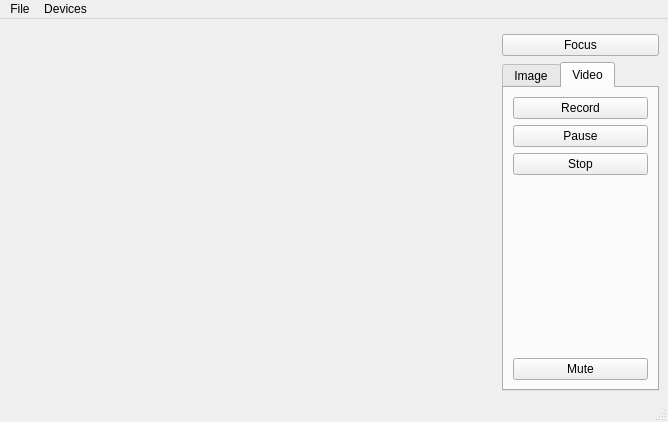
<?xml version="1.0" encoding="UTF-8"?>
<ui version="4.0">
 <class>Camera</class>
 <widget class="QMainWindow" name="Camera">
  <property name="geometry">
   <rect>
    <x>0</x>
    <y>0</y>
    <width>668</width>
    <height>422</height>
   </rect>
  </property>
  <property name="windowTitle">
   <string>Camera</string>
  </property>
  <widget class="QWidget" name="centralwidget">
   <layout class="QGridLayout" name="gridLayout_3">
    <item row="0" column="0" rowspan="3">
     <widget class="QStackedWidget" name="stackedWidget">
      <property name="sizePolicy">
       <sizepolicy hsizetype="Preferred" vsizetype="Preferred">
        <horstretch>1</horstretch>
        <verstretch>0</verstretch>
       </sizepolicy>
      </property>
      <property name="palette">
       <palette>
        <active>
         <colorrole role="Base">
          <brush brushstyle="SolidPattern">
           <color alpha="255">
            <red>255</red>
            <green>255</green>
            <blue>255</blue>
           </color>
          </brush>
         </colorrole>
         <colorrole role="Window">
          <brush brushstyle="SolidPattern">
           <color alpha="255">
            <red>145</red>
            <green>145</green>
            <blue>145</blue>
           </color>
          </brush>
         </colorrole>
        </active>
        <inactive>
         <colorrole role="Base">
          <brush brushstyle="SolidPattern">
           <color alpha="255">
            <red>255</red>
            <green>255</green>
            <blue>255</blue>
           </color>
          </brush>
         </colorrole>
         <colorrole role="Window">
          <brush brushstyle="SolidPattern">
           <color alpha="255">
            <red>145</red>
            <green>145</green>
            <blue>145</blue>
           </color>
          </brush>
         </colorrole>
        </inactive>
        <disabled>
         <colorrole role="Base">
          <brush brushstyle="SolidPattern">
           <color alpha="255">
            <red>145</red>
            <green>145</green>
            <blue>145</blue>
           </color>
          </brush>
         </colorrole>
         <colorrole role="Window">
          <brush brushstyle="SolidPattern">
           <color alpha="255">
            <red>145</red>
            <green>145</green>
            <blue>145</blue>
           </color>
          </brush>
         </colorrole>
        </disabled>
       </palette>
      </property>
      <property name="currentIndex">
       <number>0</number>
      </property>
      <widget class="QWidget" name="viewfinderPage">
       <layout class="QGridLayout" name="gridLayout_5">
        <item row="0" column="0">
         <widget class="QCameraViewfinder" name="viewfinder" native="true"/>
        </item>
       </layout>
      </widget>
      <widget class="QWidget" name="previewPage">
       <layout class="QGridLayout" name="gridLayout_4">
        <item row="0" column="0">
         <widget class="QLabel" name="lastImagePreviewLabel">
          <property name="sizePolicy">
           <sizepolicy hsizetype="Preferred" vsizetype="MinimumExpanding">
            <horstretch>0</horstretch>
            <verstretch>0</verstretch>
           </sizepolicy>
          </property>
          <property name="frameShape">
           <enum>QFrame::Box</enum>
          </property>
          <property name="text">
           <string/>
          </property>
         </widget>
        </item>
       </layout>
      </widget>
     </widget>
    </item>
    <item row="1" column="1" colspan="2">
     <widget class="QPushButton" name="lockButton">
      <property name="text">
       <string>Focus</string>
      </property>
     </widget>
    </item>
    <item row="2" column="1" colspan="2">
     <widget class="QTabWidget" name="captureWidget">
      <property name="currentIndex">
       <number>1</number>
      </property>
      <widget class="QWidget" name="tab_2">
       <attribute name="title">
        <string>Image</string>
       </attribute>
       <layout class="QGridLayout" name="gridLayout">
        <item row="0" column="0">
         <widget class="QPushButton" name="takeImageButton">
          <property name="enabled">
           <bool>false</bool>
          </property>
          <property name="text">
           <string>Capture Photo</string>
          </property>
         </widget>
        </item>
        <item row="1" column="0">
         <spacer name="verticalSpacer_2">
          <property name="orientation">
           <enum>Qt::Vertical</enum>
          </property>
          <property name="sizeHint" stdset="0">
           <size>
            <width>20</width>
            <height>161</height>
           </size>
          </property>
         </spacer>
        </item>
        <item row="2" column="0">
         <widget class="QLabel" name="label">
          <property name="text">
           <string>Exposure Compensation:</string>
          </property>
         </widget>
        </item>
        <item row="3" column="0">
         <widget class="QSlider" name="exposureCompensation">
          <property name="minimum">
           <number>-4</number>
          </property>
          <property name="maximum">
           <number>4</number>
          </property>
          <property name="pageStep">
           <number>2</number>
          </property>
          <property name="orientation">
           <enum>Qt::Horizontal</enum>
          </property>
          <property name="tickPosition">
           <enum>QSlider::TicksAbove</enum>
          </property>
         </widget>
        </item>
       </layout>
      </widget>
      <widget class="QWidget" name="tab">
       <attribute name="title">
        <string>Video</string>
       </attribute>
       <layout class="QGridLayout" name="gridLayout_2">
        <item row="0" column="0">
         <widget class="QPushButton" name="recordButton">
          <property name="text">
           <string>Record</string>
          </property>
         </widget>
        </item>
        <item row="1" column="0">
         <widget class="QPushButton" name="pauseButton">
          <property name="text">
           <string>Pause</string>
          </property>
         </widget>
        </item>
        <item row="2" column="0">
         <widget class="QPushButton" name="stopButton">
          <property name="text">
           <string>Stop</string>
          </property>
         </widget>
        </item>
        <item row="3" column="0">
         <spacer name="verticalSpacer">
          <property name="orientation">
           <enum>Qt::Vertical</enum>
          </property>
          <property name="sizeHint" stdset="0">
           <size>
            <width>20</width>
            <height>76</height>
           </size>
          </property>
         </spacer>
        </item>
        <item row="4" column="0">
         <widget class="QPushButton" name="muteButton">
          <property name="text">
           <string>Mute</string>
          </property>
          <property name="checkable">
           <bool>true</bool>
          </property>
         </widget>
        </item>
       </layout>
      </widget>
     </widget>
    </item>
   </layout>
  </widget>
  <widget class="QMenuBar" name="menubar">
   <property name="geometry">
    <rect>
     <x>0</x>
     <y>0</y>
     <width>668</width>
     <height>21</height>
    </rect>
   </property>
   <widget class="QMenu" name="menuFile">
    <property name="title">
     <string>File</string>
    </property>
    <addaction name="actionStartCamera"/>
    <addaction name="actionStopCamera"/>
    <addaction name="separator"/>
    <addaction name="actionSettings"/>
    <addaction name="separator"/>
    <addaction name="actionExit"/>
   </widget>
   <widget class="QMenu" name="menuDevices">
    <property name="title">
     <string>Devices</string>
    </property>
   </widget>
   <addaction name="menuFile"/>
   <addaction name="menuDevices"/>
  </widget>
  <widget class="QStatusBar" name="statusbar"/>
  <action name="actionExit">
   <property name="text">
    <string>Exit</string>
   </property>
  </action>
  <action name="actionStartCamera">
   <property name="text">
    <string>Start Camera</string>
   </property>
  </action>
  <action name="actionStopCamera">
   <property name="text">
    <string>Stop Camera</string>
   </property>
  </action>
  <action name="actionSettings">
   <property name="text">
    <string>Settings</string>
   </property>
  </action>
 </widget>
 <customwidgets>
  <customwidget>
   <class>QCameraViewfinder</class>
   <extends>QWidget</extends>
   <header>qcameraviewfinder.h</header>
   <container>1</container>
  </customwidget>
 </customwidgets>
 <resources/>
 <connections>
  <connection>
   <sender>recordButton</sender>
   <signal>clicked()</signal>
   <receiver>Camera</receiver>
   <slot>record()</slot>
   <hints>
    <hint type="sourcelabel">
     <x>647</x>
     <y>149</y>
    </hint>
    <hint type="destinationlabel">
     <x>61</x>
     <y>238</y>
    </hint>
   </hints>
  </connection>
  <connection>
   <sender>stopButton</sender>
   <signal>clicked()</signal>
   <receiver>Camera</receiver>
   <slot>stop()</slot>
   <hints>
    <hint type="sourcelabel">
     <x>647</x>
     <y>225</y>
    </hint>
    <hint type="destinationlabel">
     <x>140</x>
     <y>236</y>
    </hint>
   </hints>
  </connection>
  <connection>
   <sender>pauseButton</sender>
   <signal>clicked()</signal>
   <receiver>Camera</receiver>
   <slot>pause()</slot>
   <hints>
    <hint type="sourcelabel">
     <x>647</x>
     <y>187</y>
    </hint>
    <hint type="destinationlabel">
     <x>234</x>
     <y>237</y>
    </hint>
   </hints>
  </connection>
  <connection>
   <sender>actionExit</sender>
   <signal>triggered()</signal>
   <receiver>Camera</receiver>
   <slot>close()</slot>
   <hints>
    <hint type="sourcelabel">
     <x>-1</x>
     <y>-1</y>
    </hint>
    <hint type="destinationlabel">
     <x>154</x>
     <y>130</y>
    </hint>
   </hints>
  </connection>
  <connection>
   <sender>takeImageButton</sender>
   <signal>clicked()</signal>
   <receiver>Camera</receiver>
   <slot>takeImage()</slot>
   <hints>
    <hint type="sourcelabel">
     <x>625</x>
     <y>132</y>
    </hint>
    <hint type="destinationlabel">
     <x>603</x>
     <y>169</y>
    </hint>
   </hints>
  </connection>
  <connection>
   <sender>lockButton</sender>
   <signal>clicked()</signal>
   <receiver>Camera</receiver>
   <slot>toggleLock()</slot>
   <hints>
    <hint type="sourcelabel">
     <x>658</x>
     <y>75</y>
    </hint>
    <hint type="destinationlabel">
     <x>453</x>
     <y>119</y>
    </hint>
   </hints>
  </connection>
  <connection>
   <sender>muteButton</sender>
   <signal>toggled(bool)</signal>
   <receiver>Camera</receiver>
   <slot>setMuted(bool)</slot>
   <hints>
    <hint type="sourcelabel">
     <x>647</x>
     <y>377</y>
    </hint>
    <hint type="destinationlabel">
     <x>5</x>
     <y>280</y>
    </hint>
   </hints>
  </connection>
  <connection>
   <sender>exposureCompensation</sender>
   <signal>valueChanged(int)</signal>
   <receiver>Camera</receiver>
   <slot>setExposureCompensation(int)</slot>
   <hints>
    <hint type="sourcelabel">
     <x>559</x>
     <y>367</y>
    </hint>
    <hint type="destinationlabel">
     <x>665</x>
     <y>365</y>
    </hint>
   </hints>
  </connection>
  <connection>
   <sender>actionSettings</sender>
   <signal>triggered()</signal>
   <receiver>Camera</receiver>
   <slot>configureCaptureSettings()</slot>
   <hints>
    <hint type="sourcelabel">
     <x>-1</x>
     <y>-1</y>
    </hint>
    <hint type="destinationlabel">
     <x>333</x>
     <y>210</y>
    </hint>
   </hints>
  </connection>
  <connection>
   <sender>actionStartCamera</sender>
   <signal>triggered()</signal>
   <receiver>Camera</receiver>
   <slot>startCamera()</slot>
   <hints>
    <hint type="sourcelabel">
     <x>-1</x>
     <y>-1</y>
    </hint>
    <hint type="destinationlabel">
     <x>333</x>
     <y>210</y>
    </hint>
   </hints>
  </connection>
  <connection>
   <sender>actionStopCamera</sender>
   <signal>triggered()</signal>
   <receiver>Camera</receiver>
   <slot>stopCamera()</slot>
   <hints>
    <hint type="sourcelabel">
     <x>-1</x>
     <y>-1</y>
    </hint>
    <hint type="destinationlabel">
     <x>333</x>
     <y>210</y>
    </hint>
   </hints>
  </connection>
 </connections>
 <slots>
  <slot>record()</slot>
  <slot>pause()</slot>
  <slot>stop()</slot>
  <slot>enablePreview(bool)</slot>
  <slot>configureCaptureSettings()</slot>
  <slot>takeImage()</slot>
  <slot>startCamera()</slot>
  <slot>toggleLock()</slot>
  <slot>setMuted(bool)</slot>
  <slot>stopCamera()</slot>
  <slot>setExposureCompensation(int)</slot>
 </slots>
</ui>
